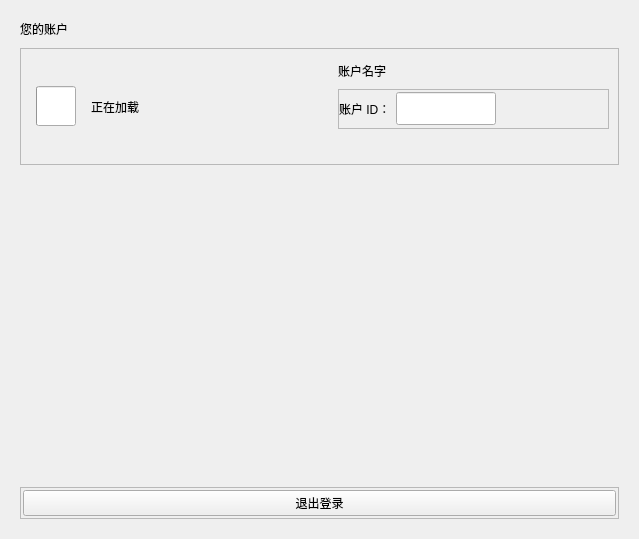
<?xml version="1.0" encoding="UTF-8"?>
<ui version="4.0">
 <class>Account</class>
 <widget class="QWidget" name="Account">
  <property name="geometry">
   <rect>
    <x>0</x>
    <y>0</y>
    <width>639</width>
    <height>539</height>
   </rect>
  </property>
  <property name="windowTitle">
   <string>Form</string>
  </property>
  <layout class="QVBoxLayout" name="verticalLayout_2">
   <property name="spacing">
    <number>10</number>
   </property>
   <property name="leftMargin">
    <number>20</number>
   </property>
   <property name="topMargin">
    <number>20</number>
   </property>
   <property name="rightMargin">
    <number>20</number>
   </property>
   <property name="bottomMargin">
    <number>20</number>
   </property>
   <item>
    <widget class="TitleLabel" name="TitleLabel">
     <property name="text">
      <string>您的账户</string>
     </property>
    </widget>
   </item>
   <item>
    <widget class="QFrame" name="frame">
     <property name="frameShape">
      <enum>QFrame::StyledPanel</enum>
     </property>
     <property name="frameShadow">
      <enum>QFrame::Raised</enum>
     </property>
     <layout class="QHBoxLayout" name="horizontalLayout">
      <property name="spacing">
       <number>0</number>
      </property>
      <property name="leftMargin">
       <number>0</number>
      </property>
      <property name="topMargin">
       <number>0</number>
      </property>
      <property name="rightMargin">
       <number>0</number>
      </property>
      <property name="bottomMargin">
       <number>0</number>
      </property>
      <item>
       <widget class="QWidget" name="loading" native="true">
        <property name="sizePolicy">
         <sizepolicy hsizetype="Expanding" vsizetype="Expanding">
          <horstretch>0</horstretch>
          <verstretch>0</verstretch>
         </sizepolicy>
        </property>
        <layout class="QHBoxLayout" name="horizontalLayout_2">
         <property name="spacing">
          <number>15</number>
         </property>
         <property name="leftMargin">
          <number>15</number>
         </property>
         <item>
          <widget class="IndeterminateProgressRing" name="IndeterminateProgressRing">
           <property name="minimumSize">
            <size>
             <width>40</width>
             <height>40</height>
            </size>
           </property>
           <property name="maximumSize">
            <size>
             <width>40</width>
             <height>40</height>
            </size>
           </property>
          </widget>
         </item>
         <item>
          <widget class="TitleLabel" name="TitleLabel_2">
           <property name="text">
            <string>正在加载</string>
           </property>
          </widget>
         </item>
        </layout>
       </widget>
      </item>
      <item>
       <widget class="AvatarWidget" name="avatar"/>
      </item>
      <item>
       <widget class="QWidget" name="info" native="true">
        <property name="sizePolicy">
         <sizepolicy hsizetype="Expanding" vsizetype="Expanding">
          <horstretch>0</horstretch>
          <verstretch>0</verstretch>
         </sizepolicy>
        </property>
        <layout class="QVBoxLayout" name="verticalLayout">
         <property name="spacing">
          <number>6</number>
         </property>
         <property name="leftMargin">
          <number>15</number>
         </property>
         <property name="topMargin">
          <number>9</number>
         </property>
         <property name="rightMargin">
          <number>9</number>
         </property>
         <property name="bottomMargin">
          <number>9</number>
         </property>
         <item>
          <widget class="SubtitleLabel" name="account_name">
           <property name="minimumSize">
            <size>
             <width>0</width>
             <height>25</height>
            </size>
           </property>
           <property name="maximumSize">
            <size>
             <width>16777215</width>
             <height>25</height>
            </size>
           </property>
           <property name="text">
            <string>账户名字</string>
           </property>
          </widget>
         </item>
         <item>
          <widget class="QFrame" name="frame_2">
           <property name="minimumSize">
            <size>
             <width>0</width>
             <height>40</height>
            </size>
           </property>
           <property name="maximumSize">
            <size>
             <width>16777215</width>
             <height>40</height>
            </size>
           </property>
           <property name="frameShape">
            <enum>QFrame::StyledPanel</enum>
           </property>
           <property name="frameShadow">
            <enum>QFrame::Raised</enum>
           </property>
           <layout class="QHBoxLayout" name="horizontalLayout_3">
            <property name="spacing">
             <number>2</number>
            </property>
            <property name="leftMargin">
             <number>0</number>
            </property>
            <property name="topMargin">
             <number>0</number>
            </property>
            <property name="rightMargin">
             <number>0</number>
            </property>
            <property name="bottomMargin">
             <number>0</number>
            </property>
            <item>
             <widget class="BodyLabel" name="BodyLabel">
              <property name="text">
               <string>账户 ID： </string>
              </property>
             </widget>
            </item>
            <item>
             <widget class="LineEdit" name="account_id">
              <property name="minimumSize">
               <size>
                <width>100</width>
                <height>33</height>
               </size>
              </property>
              <property name="maximumSize">
               <size>
                <width>100</width>
                <height>33</height>
               </size>
              </property>
              <property name="readOnly">
               <bool>true</bool>
              </property>
             </widget>
            </item>
            <item>
             <spacer name="horizontalSpacer">
              <property name="orientation">
               <enum>Qt::Horizontal</enum>
              </property>
              <property name="sizeHint" stdset="0">
               <size>
                <width>40</width>
                <height>20</height>
               </size>
              </property>
             </spacer>
            </item>
           </layout>
          </widget>
         </item>
         <item>
          <spacer name="verticalSpacer_2">
           <property name="orientation">
            <enum>Qt::Vertical</enum>
           </property>
           <property name="sizeHint" stdset="0">
            <size>
             <width>20</width>
             <height>40</height>
            </size>
           </property>
          </spacer>
         </item>
        </layout>
       </widget>
      </item>
     </layout>
    </widget>
   </item>
   <item>
    <spacer name="verticalSpacer">
     <property name="orientation">
      <enum>Qt::Vertical</enum>
     </property>
     <property name="sizeHint" stdset="0">
      <size>
       <width>20</width>
       <height>325</height>
      </size>
     </property>
    </spacer>
   </item>
   <item>
    <widget class="QFrame" name="frame_3">
     <property name="sizePolicy">
      <sizepolicy hsizetype="Preferred" vsizetype="Preferred">
       <horstretch>0</horstretch>
       <verstretch>0</verstretch>
      </sizepolicy>
     </property>
     <property name="frameShape">
      <enum>QFrame::StyledPanel</enum>
     </property>
     <property name="frameShadow">
      <enum>QFrame::Raised</enum>
     </property>
     <layout class="QVBoxLayout" name="verticalLayout_3">
      <property name="spacing">
       <number>2</number>
      </property>
      <property name="leftMargin">
       <number>2</number>
      </property>
      <property name="topMargin">
       <number>2</number>
      </property>
      <property name="rightMargin">
       <number>2</number>
      </property>
      <property name="bottomMargin">
       <number>2</number>
      </property>
      <item>
       <widget class="PrimaryPushButton" name="logout">
        <property name="sizePolicy">
         <sizepolicy hsizetype="Expanding" vsizetype="Fixed">
          <horstretch>0</horstretch>
          <verstretch>0</verstretch>
         </sizepolicy>
        </property>
        <property name="maximumSize">
         <size>
          <width>16777215</width>
          <height>16777215</height>
         </size>
        </property>
        <property name="text">
         <string>退出登录</string>
        </property>
       </widget>
      </item>
     </layout>
    </widget>
   </item>
  </layout>
 </widget>
 <customwidgets>
  <customwidget>
   <class>PushButton</class>
   <extends>QPushButton</extends>
   <header>qfluentwidgets</header>
  </customwidget>
  <customwidget>
   <class>PrimaryPushButton</class>
   <extends>PushButton</extends>
   <header>qfluentwidgets</header>
  </customwidget>
  <customwidget>
   <class>BodyLabel</class>
   <extends>QLabel</extends>
   <header>qfluentwidgets</header>
  </customwidget>
  <customwidget>
   <class>SubtitleLabel</class>
   <extends>QLabel</extends>
   <header>qfluentwidgets</header>
  </customwidget>
  <customwidget>
   <class>TitleLabel</class>
   <extends>QLabel</extends>
   <header>qfluentwidgets</header>
  </customwidget>
  <customwidget>
   <class>ImageLabel</class>
   <extends>QLabel</extends>
   <header>qfluentwidgets</header>
  </customwidget>
  <customwidget>
   <class>AvatarWidget</class>
   <extends>ImageLabel</extends>
   <header>qfluentwidgets</header>
  </customwidget>
  <customwidget>
   <class>IndeterminateProgressRing</class>
   <extends>QProgressBar</extends>
   <header>qfluentwidgets</header>
  </customwidget>
  <customwidget>
   <class>LineEdit</class>
   <extends>QLineEdit</extends>
   <header>qfluentwidgets</header>
  </customwidget>
 </customwidgets>
 <resources/>
 <connections/>
</ui>
